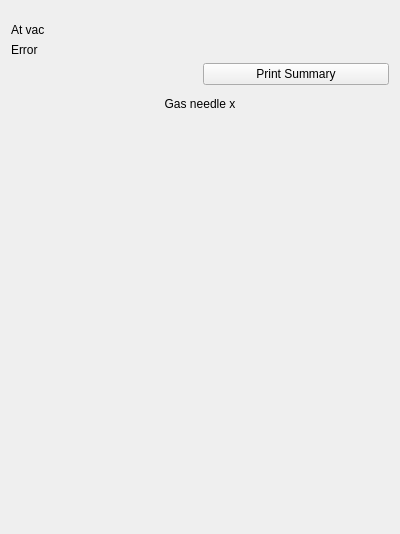
<?xml version="1.0" encoding="UTF-8"?>
<ui version="4.0">
 <class>Form</class>
 <widget class="QWidget" name="Form">
  <property name="geometry">
   <rect>
    <x>0</x>
    <y>0</y>
    <width>400</width>
    <height>534</height>
   </rect>
  </property>
  <property name="windowTitle">
   <string>Form</string>
  </property>
  <layout class="QVBoxLayout" name="verticalLayout">
   <item>
    <widget class="TyphosDisplayTitle" name="TyphosDisplayTitle">
     <property name="toolTip">
      <string/>
     </property>
     <property name="label_text" stdset="0">
      <string>${name} at z=${z}</string>
     </property>
    </widget>
   </item>
   <item>
    <widget class="PneumaticValve" name="PneumaticValve">
     <property name="toolTip">
      <string/>
     </property>
     <property name="styleSheet">
      <string notr="true">PneumaticValve #icon {
    qproperty-penStyle: &quot;Qt::SolidLine&quot;;
    qproperty-penColor: black;
    qproperty-penWidth: 2;
    qproperty-interlockBrush: #00FF00;
}
PneumaticValve[interlocked=&quot;true&quot;] #icon{
    border: 2px solid black;
    border-top-left-radius: 9px;
    border-top-right-radius: 9px;
    border-bottom-left-radius: 9px;
    border-bottom-right-radius: 9px;
}
PneumaticValve[interlocked=&quot;false&quot;] #icon{
    border: 0px;
    qproperty-brush: #00FF00;
}
PneumaticValve[state=&quot;OPEN&quot;] #icon {
    qproperty-penColor: black;
    qproperty-brush: #00FF00;
}
PneumaticValve[state=&quot;MOVING&quot;] #icon {
    qproperty-penColor: black;
    qproperty-brush: yellow;
}
PneumaticValve[state=&quot;CLOSED&quot;] #icon {
    qproperty-penColor: black;
    qproperty-brush: black;
}
PneumaticValve[state=&quot;INVALID&quot;] #icon {
    qproperty-penColor: black;
    qproperty-brush: red;
}
PneumaticValve[state=&quot;OPEN_F&quot;] #icon {
    qproperty-penColor: red;
    qproperty-brush: #00FF00;
}
PneumaticValve[error=&quot;Vented&quot;] #icon {
    qproperty-interlockBrush: red;
}
PneumaticValve[error=&quot;Lost Vacuum&quot;] #icon {
   qproperty-interlockBrush: red;
}
PneumaticValve[error=&quot;At Vacuum&quot;] #icon {
   qproperty-interlockBrush: #00FF00;
}
PneumaticValve[error=&quot;Ext Fault&quot;] #icon {
    qproperty-interlockBrush: red;
}</string>
     </property>
     <property name="controlsLocation" stdset="0">
      <enum>PCDSSymbolBase::Right</enum>
     </property>
     <property name="channelsPrefix" stdset="0">
      <string>${prefix}</string>
     </property>
     <property name="iconSize" stdset="0">
      <number>64</number>
     </property>
     <property name="expertOphydClass" stdset="0">
      <string/>
     </property>
     <property name="controlButtonHorizontal" stdset="0">
      <bool>false</bool>
     </property>
    </widget>
   </item>
   <item>
    <layout class="QGridLayout" name="gridLayout">
     <property name="topMargin">
      <number>0</number>
     </property>
     <item row="2" column="1">
      <widget class="TyphosMethodButton" name="TyphosMethodButton">
       <property name="toolTip">
        <string/>
       </property>
       <property name="text">
        <string>Print Summary</string>
       </property>
       <property name="method_name" stdset="0">
        <string>summary</string>
       </property>
      </widget>
     </item>
     <item row="1" column="0">
      <widget class="QLabel" name="label">
       <property name="text">
        <string>Error</string>
       </property>
      </widget>
     </item>
     <item row="2" column="0">
      <widget class="TyphosAlarmCircle" name="TyphosAlarmCircle">
       <property name="toolTip">
        <string/>
       </property>
       <property name="channel" stdset="0">
        <string>happi://${name}</string>
       </property>
       <property name="kindLevel" stdset="0">
        <enum>TyphosAlarmCircle::NORMAL</enum>
       </property>
      </widget>
     </item>
     <item row="0" column="0">
      <widget class="QLabel" name="label_2">
       <property name="text">
        <string>At vac</string>
       </property>
      </widget>
     </item>
     <item row="0" column="1">
      <widget class="PyDMLabel" name="PyDMLabel">
       <property name="toolTip">
        <string/>
       </property>
       <property name="alignment">
        <set>Qt::AlignCenter</set>
       </property>
       <property name="channel" stdset="0">
        <string>sig://${name}.at_vac</string>
       </property>
      </widget>
     </item>
     <item row="1" column="1">
      <widget class="PyDMLabel" name="PyDMLabel_2">
       <property name="toolTip">
        <string/>
       </property>
       <property name="alignment">
        <set>Qt::AlignCenter</set>
       </property>
       <property name="channel" stdset="0">
        <string>sig://${name}.error</string>
       </property>
      </widget>
     </item>
    </layout>
   </item>
   <item>
    <widget class="TyphosSignalPanel" name="TyphosSignalPanel">
     <property name="toolTip">
      <string/>
     </property>
     <property name="showOmitted" stdset="0">
      <bool>false</bool>
     </property>
     <property name="sortBy" stdset="0">
      <enum>TyphosSignalPanel::byName</enum>
     </property>
    </widget>
   </item>
   <item>
    <widget class="QLabel" name="label_3">
     <property name="text">
      <string>Gas needle x</string>
     </property>
     <property name="alignment">
      <set>Qt::AlignCenter</set>
     </property>
    </widget>
   </item>
   <item>
    <widget class="TyphosPositionerWidget" name="TyphosPositionerWidget">
     <property name="toolTip">
      <string/>
     </property>
     <property name="channel" stdset="0">
      <string>happi://tmo_lamp.gas_needle_x</string>
     </property>
    </widget>
   </item>
   <item>
    <spacer name="verticalSpacer">
     <property name="orientation">
      <enum>Qt::Vertical</enum>
     </property>
     <property name="sizeHint" stdset="0">
      <size>
       <width>0</width>
       <height>0</height>
      </size>
     </property>
    </spacer>
   </item>
  </layout>
 </widget>
 <customwidgets>
  <customwidget>
   <class>PyDMLabel</class>
   <extends>QLabel</extends>
   <header>pydm.widgets.label</header>
  </customwidget>
  <customwidget>
   <class>TyphosAlarmCircle</class>
   <extends>QWidget</extends>
   <header>typhos.alarm</header>
  </customwidget>
  <customwidget>
   <class>TyphosDisplayTitle</class>
   <extends>QFrame</extends>
   <header>typhos.display</header>
  </customwidget>
  <customwidget>
   <class>TyphosMethodButton</class>
   <extends>QPushButton</extends>
   <header>typhos.func</header>
  </customwidget>
  <customwidget>
   <class>TyphosPositionerWidget</class>
   <extends>QWidget</extends>
   <header>typhos.positioner</header>
  </customwidget>
  <customwidget>
   <class>TyphosSignalPanel</class>
   <extends>QWidget</extends>
   <header>typhos.panel</header>
  </customwidget>
  <customwidget>
   <class>PneumaticValve</class>
   <extends>PCDSSymbolBase</extends>
   <header>pcdswidgets.vacuum.valves</header>
  </customwidget>
  <customwidget>
   <class>PCDSSymbolBase</class>
   <extends>QWidget</extends>
   <header>pcdswidgets.vacuum.base</header>
  </customwidget>
 </customwidgets>
 <resources/>
 <connections/>
</ui>
